Frame 1 (no input): blank canvas, image omitted
Frame 60 (the mouse pressed at the canvas centre just before this capture): blank canvas, image omitted
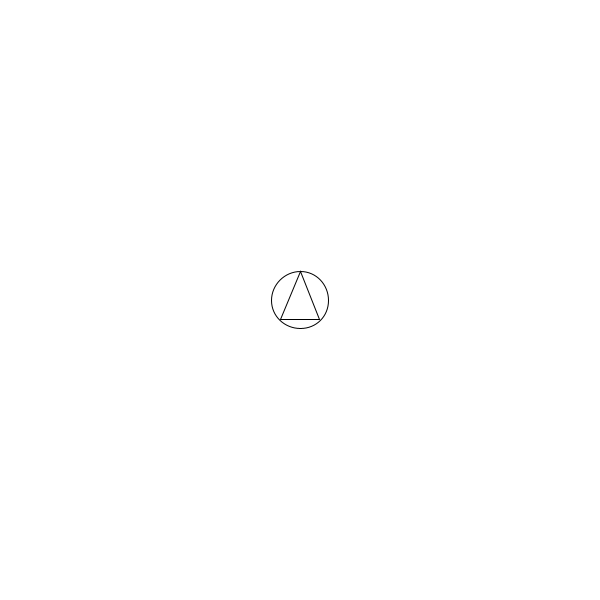
Frame 120 (the mouse held since frame 60 and released just before this capture)

The Processing sketch whose frames 1 and 60 were blank and that drew this single picture after the mouse press (run headless with seeded random() and noise(); from frame 60 on, the mouse is pressed at the canvas centre):

// Processing sketch: Q5
// ── Q5.pde
ArrayList <Shape> shapes = new ArrayList<Shape>(); 

void setup(){
  size(600, 600); 
}

void draw(){
  background(255); 

  for(int i = 0; i<shapes.size(); i++){
    Shape s =   shapes.get(i); 
    s.display(); 
  }
}

void mousePressed(){
  shapes.add(new Shape(mouseX, mouseY)); 
}

class Shape{
  float x, y; 
  float size = random(25,75); 
  
  Shape(float _x, float _y){
    x = _x; 
    y = _y; 
    
  }
  
  void display(){ 
    ellipse(x, y, size, size);  
    triangle(x, y-size/2, x+size/3, y+size/3, x-size/3, y+size/3); 
  }
}
